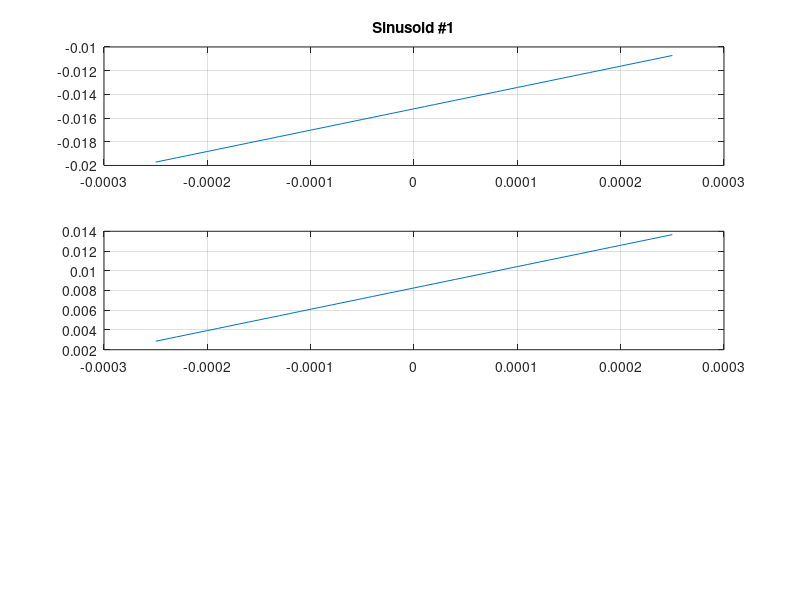

Here is the MATLAB script that generated this plot:
A1=18;
A2=1.2*18;
f = 4000;            % sinusoid freq
T = 1/f;            % period 
fs = T/25;       % time step
tt = -T:fs:T;     % time vector
tm1=(37.2/11)*T;
tm2=-(41.3/27)*T;
X1=A1*cos(2*pi*(4000))*(tt-tm1);
subplot(3,1,1);
plot(tt,X1),grid on
title('Sinusoid #1') 
hold on
X2=A2*cos(2*pi*(4000))*(tt-tm2);
subplot(3,1,2)
plot(tt,X2),grid on